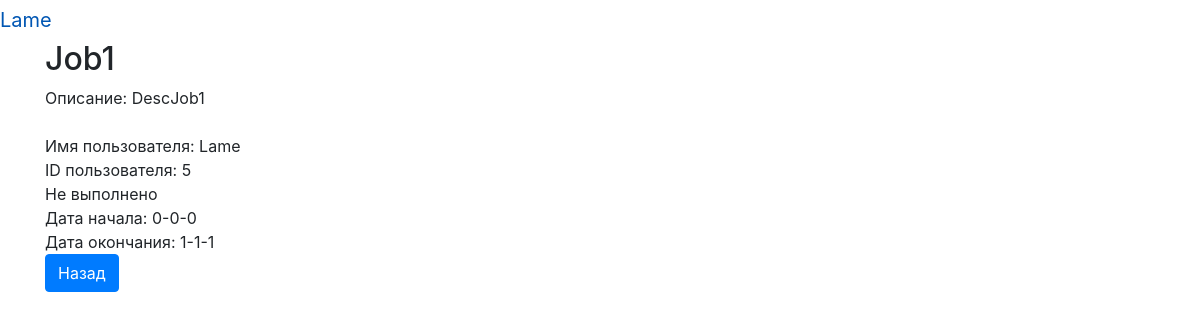
The page /api/v2/jobs/0 (signed in) on the database its author committed.
### data/user.py (models this page shows, shortened)
class User(SqlAlchemyBase, UserMixin, SerializerMixin):
    __tablename__ = 'users'
    id = sqlalchemy.Column(sqlalchemy.Integer, primary_key=True, autoincrement=True)
    name = sqlalchemy.Column(sqlalchemy.String)
    description = sqlalchemy.Column(sqlalchemy.String)
    hashed_password = sqlalchemy.Column(sqlalchemy.String)
    email = sqlalchemy.Column(sqlalchemy.String)
    status_id = sqlalchemy.Column(sqlalchemy.Integer, sqlalchemy.ForeignKey('status.id'))
    status = orm.relationship('Status')
    jobs = orm.relationship('Job', back_populates='user')
    command_id = sqlalchemy.Column(sqlalchemy.Integer, sqlalchemy.ForeignKey('commands.id'))
    command = orm.relationship('Command')

### data/jobs.py (models this page shows)
class Job(SqlAlchemyBase, SerializerMixin):
    __tablename__ = 'jobs'
    id = sqlalchemy.Column(sqlalchemy.Integer, primary_key=True, autoincrement=True)
    title = sqlalchemy.Column(sqlalchemy.String)
    description = sqlalchemy.Column(sqlalchemy.String)
    start_date = sqlalchemy.Column(sqlalchemy.String)
    end_date = sqlalchemy.Column(sqlalchemy.String)
    complete = sqlalchemy.Column(sqlalchemy.Boolean)
    user_id = sqlalchemy.Column(sqlalchemy.Integer, sqlalchemy.ForeignKey('users.id'))
    user = orm.relationship('User')

### data/jobs_resource.py (the view, shortened to what this page needs)
class JobResource(Resource):
    def get(self, job_id):
        form = JobCloseForm()
        abort_if_job_not_found(job_id)
        session = db_session.create_session()
        jobs = session.query(Job).get(job_id)
        user = jobs.user
        if (user.command_id == current_user.command_id and user.status.level_job < current_user.status.level_job) or current_user.status.id == -1:
            session.close()
            return make_response(render_template('job_moder.html', job=jobs, forms=form, user=user))
        elif jobs.user_id == current_user.id:
            session.close()
            return make_response(render_template('job_view.html', job=jobs, user=user))
        else:
            session.close()
            return make_response(render_template('not_pass.html'))

### data/db_session.py (called while the page is built)
def create_session() -> Session:
    global __factory
    return __factory()

### data/jobs_resource.py (called while the page is built)
def abort_if_job_not_found(job_id):
    session = db_session.create_session()
    jobs = session.query(Job).get(job_id)
    if not jobs:
        abort(404)

### main.py (called while the page is built)
@login_manager.user_loader
def load_user(user_id):
    db_sess = db_session.create_session()
    user = db_sess.query(User).get(user_id)
    return user

### templates/job_view.html
{% extends "base.html" %}
{% block content %}
    <h2>{{ job.title }}</h2>
    <div>Описание: {{ job.description }}</div><br>
    <div>Имя пользователя: {{ user.name }}</div>
    <div>ID пользователя: {{ user.id }}</div>
    {% if job.complete %}
    <div>Выполнено</div>
    {% else %}
    <div>Не выполнено</div>
    {% endif %}
    <div>Дата начала: {{ job.start_date }}</div>
    <div>Дата окончания: {{ job.end_date }}</div>
    <div><a href="../jobs" class="btn btn-primary">Назад</a></div>
{% endblock %}

### templates/base.html (shortened to what this page needs)
<!doctype html>
<html lang="en">
<head>
    <link rel="stylesheet" href="https://maxcdn.bootstrapcdn.com/bootstrap/4.0.0/css/bootstrap.min.css"
>
</head>
<body>
<header>
    <nav class="offcanvas-body">
        {% if current_user.is_authenticated %}
        <a class="navbar-brand" href="/logout">{{ current_user.name }}</a>
        {% else %}
        <p>
            <a class="btn btn-primary " href="/register">Зарегистрироваться</a>
            <a class="btn btn-success" href="/login">Войти</a>
        </p>
        {% endif %}
    </nav>
</header>
<main role="main" class="container">
    {% block content %}{% endblock %}
</main>
</body>
</html>

### rows shown on the page
User: name "Lame", id "5"
Job: title "Job1", description "DescJob1", start_date "0-0-0", end_date "1-1-1"
